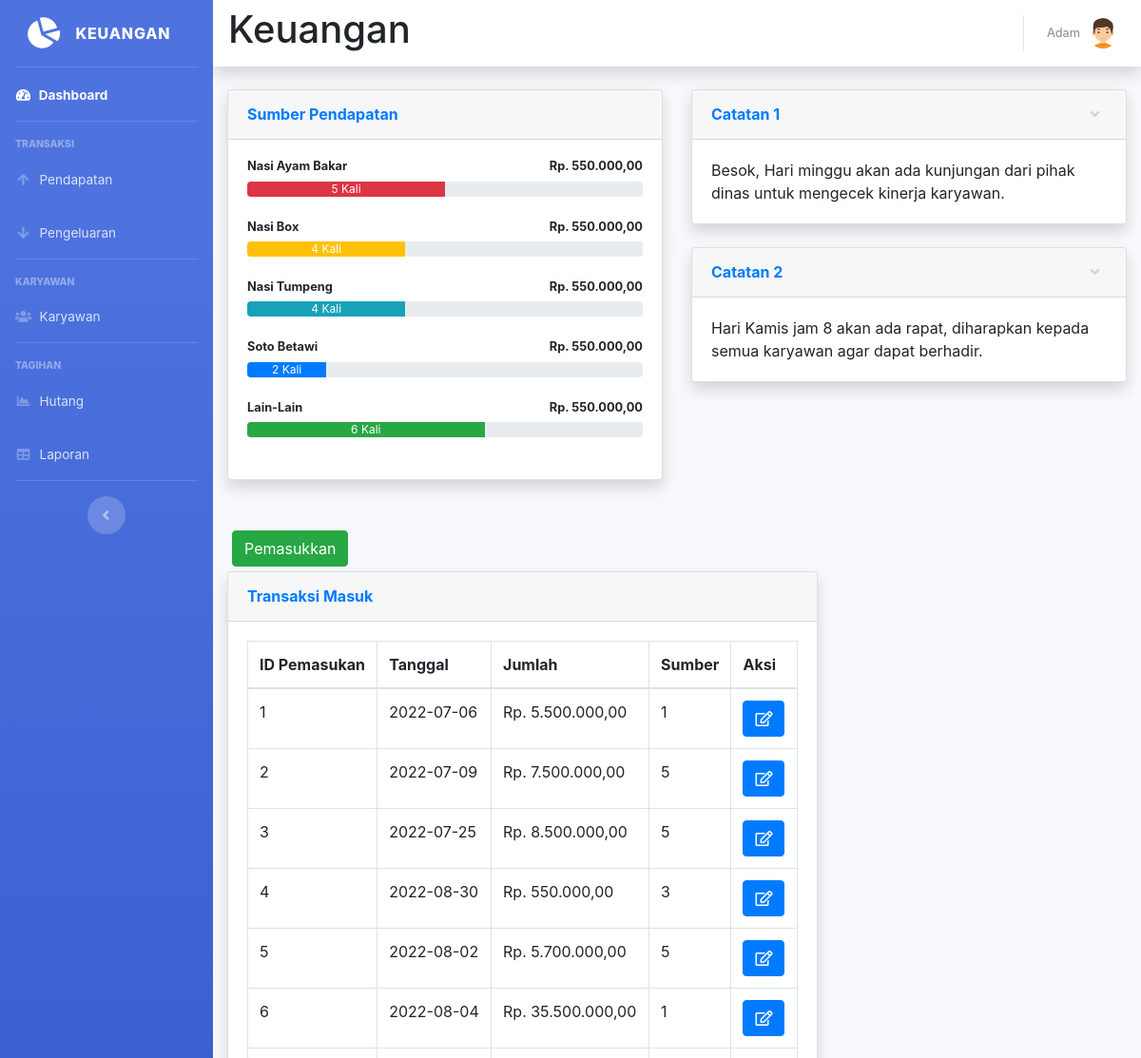
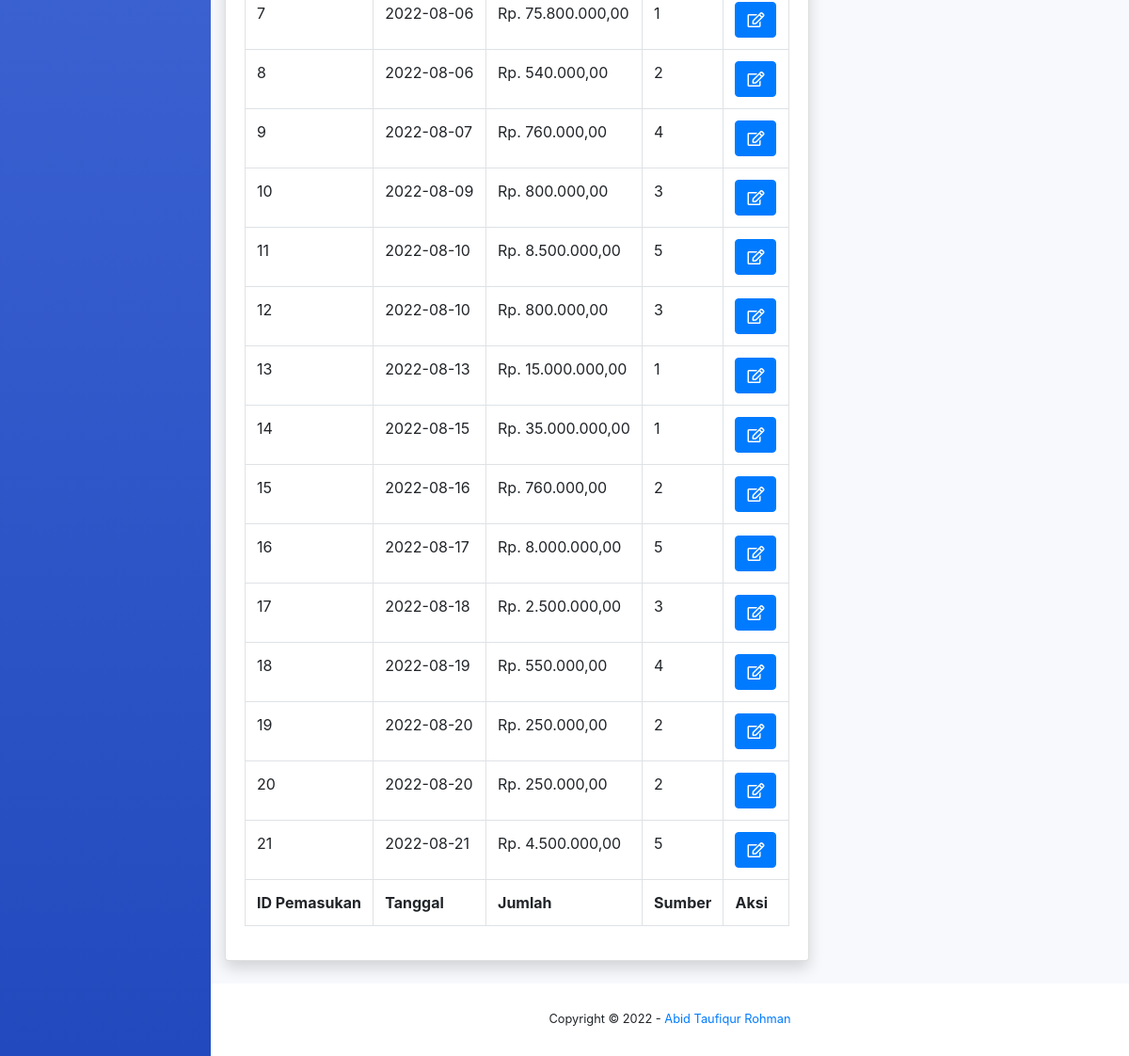
The page /pendapatan.php (signed in) on the database its author committed (2 pictures, top to bottom).
### tables this page shows
CREATE TABLE `sumber` (
  `id_sumber` int(11) NOT NULL,
  `nama` varchar(40) NOT NULL
);

CREATE TABLE `catatan` (
  `id_catatan` int(11) NOT NULL,
  `catatan` text NOT NULL
);

CREATE TABLE `pemasukan` (
  `id_pemasukan` int(11) NOT NULL,
  `tgl_pemasukan` date NOT NULL,
  `jumlah` int(11) NOT NULL,
  `id_sumber` int(11) NOT NULL
);

### pendapatan.php (the view, shortened to what this page needs)
<!DOCTYPE html>
<html lang="en">
<head>
  <link href="vendor/fontawesome-free/css/all.min.css" rel="stylesheet" type="text/css">
  <link href="css/sb-admin-2.min.css" rel="stylesheet">
</head>
<body id="page-top">
<?php
require 'koneksi.php';
require ('sidebar.php'); ?>
      <div id="content">
<?php require ('navbar.php'); ?>
        <div class="container-fluid">
          <div class="row">
            <div class="col-lg-6 mb-4">
              <div class="card shadow mb-4">
                <div class="card-header py-3">
                  <h6 class="m-0 font-weight-bold text-primary">Sumber Pendapatan</h6>
                </div>
                <div class="card-body">
				<?php
				$namasumber1 = mysqli_query($koneksi,"SELECT * FROM `sumber` where id_sumber= 1 ");
				$sumbern1= mysqli_fetch_assoc($namasumber1);
				$namasumber2 = mysqli_query($koneksi,"SELECT * FROM `sumber` where id_sumber= 2 ");
				$sumbern2= mysqli_fetch_assoc($namasumber2);
				$namasumber3 = mysqli_query($koneksi,"SELECT * FROM `sumber` where id_sumber= 3 ");
				$sumbern3= mysqli_fetch_assoc($namasumber3);
				$namasumber4 = mysqli_query($koneksi,"SELECT * FROM `sumber` where id_sumber= 4 ");
				$sumbern4= mysqli_fetch_assoc($namasumber4);
				$namasumber5 = mysqli_query($koneksi,"SELECT * FROM `sumber` where id_sumber= 5 ");
				$sumbern5= mysqli_fetch_assoc($namasumber5);
				$jumlahhasil1 = 0;
				$hasil1=mysqli_query($koneksi,"SELECT * FROM pemasukan where id_sumber = 4");
				while ($jumlah4=mysqli_fetch_array($hasil1)){
          $arrayhasil1 = array();
        $arrayhasil1[] = $value1;
        $arrayhasil1[] = $value2;
				$arrayhasil1[] = $jumlah4['jumlah'];
        $jumlahhasil1 = array_sum($arrayhasil1);
				}
				$jumlahhasil2 = 0;
				$hasil2=mysqli_query($koneksi,"SELECT * FROM pemasukan where id_sumber = 4");
				while ($jumlah4=mysqli_fetch_array($hasil2)){
          $arrayhasil2 = array();
        $arrayhasil2[] = $value1;
        $arrayhasil2[] = $value2;
				$arrayhasil2[] = $jumlah4['jumlah'];
        $jumlahhasil2 = array_sum($arrayhasil2);
				}
        $jumlahhasil3 = 0;
				$hasil3=mysqli_query($koneksi,"SELECT * FROM pemasukan where id_sumber = 4");
				while ($jumlah4=mysqli_fetch_array($hasil3)){
          $arrayhasil3 = array();
        $arrayhasil3[] = $value1;
        $arrayhasil3[] = $value2;
				$arrayhasil3[] = $jumlah4['jumlah'];
        $jumlahhasil3 = array_sum($arrayhasil3);
				}
        $jumlahhasil4 = 0;
				$hasil4=mysqli_query($koneksi,"SELECT * FROM pemasukan where id_sumber = 4");
				while ($jumlah4=mysqli_fetch_array($hasil4)){
          $arrayhasil4 = array();
        $arrayhasil4[] = $value1;
        $arrayhasil4[] = $value2;
				$arrayhasil4[] = $jumlah4['jumlah'];
        $jumlahhasil4 = array_sum($arrayhasil4);
				}
				$jumlahhasil5 = 0;
				$hasil5=mysqli_query($koneksi,"SELECT * FROM pemasukan where id_sumber = 4");
				while ($jumlah4=mysqli_fetch_array($hasil5)){
          $arrayhasil5 = array();
        $arrayhasil5[] = $value1;
        $arrayhasil5[] = $value2;
				$arrayhasil5[] = $jumlah4['jumlah'];
        $jumlahhasil5 = array_sum($arrayhasil5);
				}
				$sumber1 = mysqli_query($koneksi,"SELECT id_sumber FROM pemasukan where id_sumber ='1'");
				$sumber1text = mysqli_num_rows($sumber1);
				$sumber1 = mysqli_num_rows($sumber1);
				$sumber1 = $sumber1 * 10;
				$sumber2 = mysqli_query($koneksi,"SELECT id_sumber FROM pemasukan where id_sumber ='2'");
				$sumber2text = mysqli_num_rows($sumber2);
				$sumber2 = mysqli_num_rows($sumber2);
				$sumber2 = $sumber2 * 10;
				$sumber3 = mysqli_query($koneksi,"SELECT id_sumber FROM pemasukan where id_sumber ='3'");
				$sumber3text = mysqli_num_rows($sumber3);
				$sumber3 = mysqli_num_rows($sumber3);
				$sumber3 = $sumber3 * 10;
				$sumber4 = mysqli_query($koneksi,"SELECT id_sumber FROM pemasukan where id_sumber ='4'");
				$sumber4text = mysqli_num_rows($sumber4);
				$sumber4 = mysqli_num_rows($sumber4);
				$sumber4 = $sumber4 * 10;
				$sumber5 = mysqli_query($koneksi,"SELECT id_sumber FROM pemasukan where id_sumber ='5'");
				$sumber5text = mysqli_num_rows($sumber5);
				$sumber5 = mysqli_num_rows($sumber5);
				$sumber5 = $sumber5 * 10;
				echo '
                  <h4 class="small font-weight-bold">'.$sumbern1['nama'].'<span class="float-right">Rp. '.number_format($jumlahhasil1,2,',','.').'</span></h4>
                  <div class="progress mb-4">
                    <div class="progress-bar bg-danger" role="progressbar" style="width:'.$sumber1.'%" aria-valuenow="50" aria-valuemin="0" aria-valuemax="100">'.$sumber1text.' Kali</div>
                  </div>
				  <h4 class="small font-weight-bold">'.$sumbern2['nama'].'<span class="float-right">Rp. '.number_format($jumlahhasil2,2,',','.').'</span></h4>
                  <div class="progress mb-4">
                    <div class="progress-bar bg-warning" role="progressbar" style="width:'.$sumber2.'%" aria-valuenow="50" aria-valuemin="0" aria-valuemax="100">'.$sumber2text.' Kali</div>
                  </div>
				  <h4 class="small font-weight-bold">'.$sumbern3['nama'].'<span class="float-right">Rp. '.number_format($jumlahhasil3,2,',','.').'</span></h4>
                  <div class="progress mb-4">
                    <div class="progress-bar bg-info" role="progressbar" style="width:'.$sumber3.'%" aria-valuenow="50" aria-valuemin="0" aria-valuemax="100">'.$sumber3text.' Kali</div>
                  </div>
				  <h4 class="small font-weight-bold">'.$sumbern4['nama'].'<span class="float-right">Rp. '.number_format($jumlahhasil4,2,',','.').'</span></h4>
                  <div class="progress mb-4">
                    <div class="progress-bar bg-primary" role="progressbar" style="width:'.$sumber4.'%" aria-valuenow="50" aria-valuemin="0" aria-valuemax="100">'.$sumber4text.' Kali</div>
                  </div>
				  <h4 class="small font-weight-bold">'.$sumbern5['nama'].'<span class="float-right">Rp. '.number_format($jumlahhasil5,2,',','.').'</span></h4>
                  <div class="progress mb-4">
                    <div class="progress-bar bg-success" role="progressbar" style="width:'.$sumber5.'%" aria-valuenow="50" aria-valuemin="0" aria-valuemax="100">'.$sumber5text.' Kali</div>
                  </div>';
				  ?>
                </div>
              </div>
			  </div>
			              <div class="col-lg-6">
              <div class="card shadow mb-4">
                <a href="#collapseCardExample" class="d-block card-header py-3" data-toggle="collapse" role="button" aria-expanded="true" aria-controls="collapseCardExample">
                  <h6 class="m-0 font-weight-bold text-primary">Catatan 1</h6>
                </a>
                <div class="collapse show" id="collapseCardExample">
                  <div class="card-body">
				  <?php $catatan1 = mysqli_query($koneksi, "SELECT catatan FROM catatan where id_catatan= 1");
                  $catatan1 = mysqli_fetch_array($catatan1);
				  echo $catatan1['catatan'];
				  ?>
				  </div>
                </div>
              </div>
			                <div class="card shadow mb-4">
                <a href="#collapseCardExample1" class="d-block card-header py-3" data-toggle="collapse" role="button" aria-expanded="true" aria-controls="collapseCardExample1">
                  <h6 class="m-0 font-weight-bold text-primary">Catatan 2</h6>
                </a>
                <div class="collapse show" id="collapseCardExample1">
                  <div class="card-body">
                  <?php $catatan2 = mysqli_query($koneksi, "SELECT * FROM catatan where id_catatan= 2");
                  $catatan2 = mysqli_fetch_array($catatan2);
				  echo $catatan2['catatan'];
				  ?></div>
                </div>
              </div>
			  </div>
					   <div class="col-xl-8 col-lg-7">
<button type="button" class="btn btn-success" style="margin:5px" data-toggle="modal" data-target="#myModalBuyer">Pemasukkan</button>
          <div class="card shadow mb-4">
            <div class="card-header py-3">
              <h6 class="m-0 font-weight-bold text-primary">Transaksi Masuk</h6>
            </div>
            <div class="card-body">
              <div class="table-responsive">
               <table class="table table-bordered" id="dataTable" width="100%" cellspacing="0">
                  <thead>
                    <tr>
                      <th>ID Pemasukan</th>
                      <th>Tanggal</th>
                      <th>Jumlah</th>
                      <th>Sumber</th>
					  <th>Aksi</th>
                    </tr>
                  </thead>
                  <tfoot>
                    <tr>
                      <th>ID Pemasukan</th>
                      <th>Tanggal</th>
                      <th>Jumlah</th>
                      <th>Sumber</th>
                      <th>Aksi</th>
                    </tr>
                  </tfoot>
                  <tbody>
				  <?php
$query = mysqli_query($koneksi,"SELECT * FROM pemasukan");
while ($data = mysqli_fetch_assoc($query))
{
?>
                    <tr>
                      <td><?=$data['id_pemasukan']?></td>
                      <td><?=$data['tgl_pemasukan']?></td>
                      <td>Rp. <?=number_format($data['jumlah'],2,',','.');?></td>
                      <td><?=$data['id_sumber']?></td>
					  <td>
<a href="#" type="button" class=" fa fa-edit btn btn-primary btn-md" data-toggle="modal" data-target="#myModal<?php echo $data['id_pemasukan']; ?>"></a>
</td>
</tr>
  </div>
  </div>
  </div>
<?php
}
?>
<?php require 'footer.php'?>
<link href="https://maxcdn.bootstrapcdn.com/bootstrap/4.5.2/css/bootstrap.min.css" rel="stylesheet">
</body>
</html>

### sidebar.php
<div id="wrapper">
  <ul class="navbar-nav bg-gradient-primary sidebar sidebar-dark accordion" id="accordionSidebar">
    <a class="sidebar-brand d-flex align-items-center justify-content-center" href="index.php">
      <div class="sidebar-brand-icon rotate-n-15">
        <i class="fas fa-chart-pie"></i>
      </div>
      <div class="sidebar-brand-text mx-3">Keuangan</div>
    </a>
    <hr class="sidebar-divider my-0">
    <li class="nav-item active">
      <a class="nav-link" href="index.php">
        <i class="fas fa-fw fa-tachometer-alt"></i>
        <span>Dashboard</span></a>
    </li>
    <hr class="sidebar-divider">
    <div class="sidebar-heading">
      Transaksi
    </div>
    <li class="nav-item">
      <a class="nav-link collapsed" href="pendapatan.php">
        <i class="fas fa-fw fa-arrow-up"></i>
        <span>Pendapatan</span>
      </a>
    </li>
    <li class="nav-item">
      <a class="nav-link collapsed" href="pengeluaran.php" >
        <i class="fas fa-fw fa-arrow-down"></i>
        <span>Pengeluaran</span>
      </a>
    </li>
    <hr class="sidebar-divider">
    <div class="sidebar-heading">
      Karyawan
    </div>
    <li class="nav-item">
      <a class="nav-link collapsed" href="karyawan.php">
        <i class="fas fa-fw fa-users"></i>
        <span>Karyawan</span>
      </a>
    </li>
    <hr class="sidebar-divider">
    <div class="sidebar-heading">
      Tagihan
    </div>
    <li class="nav-item">
      <a class="nav-link" href="hutang.php">
        <i class="fas fa-fw fa-chart-area"></i>
        <span>Hutang</span></a>
    </li>
    <li class="nav-item">
      <a class="nav-link" href="laporan.php">
        <i class="fas fa-fw fa-table"></i>
        <span>Laporan</span></a>
    </li>
    <hr class="sidebar-divider d-none d-md-block">
    <div class="text-center d-none d-md-inline">
      <button class="rounded-circle border-0" id="sidebarToggle"></button>
    </div>
  </ul>
  <div id="content-wrapper" class="d-flex flex-column">

### navbar.php (shortened to what this page needs)
        <nav class="navbar navbar-expand navbar-light bg-white topbar mb-4 static-top shadow">
		<h1>Keuangan</h1>
<?php require 'user.php'; ?>
        </nav>

### user.php (shortened to what this page needs)
<ul class="navbar-nav ml-auto">
  <li class="nav-item dropdown no-arrow">
    <a class="nav-link dropdown-toggle" href="#" id="userDropdown" role="button" data-toggle="dropdown" aria-haspopup="true" aria-expanded="false">
      <span class="mr-2 d-none d-lg-inline text-gray-600 small"><?=$_SESSION['nama']?></span>
      <img class="img-profile rounded-circle" src="img/boy(2).png">
    </a>
  </li>
</ul>

### footer.php
<footer class="sticky-footer bg-white">
  <div class="container my-auto">
    <div class="copyright text-center my-auto">
      <span>Copyright &copy; 2022 - <a href='https://sharecodingan.blogspot.com/' title='sharecodingan.blogspot.com' target='_blank'>Abid Taufiqur Rohman</a>
      </span>
    </div>
  </div>
</footer>

### rows shown on the page
sumber: nama "Nasi Ayam Bakar"
sumber: nama "Nasi Box"
sumber: nama "Nasi Tumpeng"
sumber: nama "Soto Betawi"
sumber: nama "Lain-Lain"
catatan: catatan "Besok, Hari minggu akan ada kunjungan dari pihak dinas untuk mengecek kinerja karyawan."
catatan: catatan "Hari Kamis jam 8 akan ada rapat, diharapkan kepada semua karyawan agar dapat berhadir."
pemasukan: id_pemasukan "1", tgl_pemasukan "2022-07-06", jumlah "5.500.000,00", id_sumber "1"
pemasukan: id_pemasukan "2", tgl_pemasukan "2022-07-09", jumlah "7.500.000,00", id_sumber "5"
pemasukan: id_pemasukan "3", tgl_pemasukan "2022-07-25", jumlah "8.500.000,00", id_sumber "5"
pemasukan: id_pemasukan "4", tgl_pemasukan "2022-08-30", jumlah "550.000,00", id_sumber "3"
pemasukan: id_pemasukan "5", tgl_pemasukan "2022-08-02", jumlah "5.700.000,00", id_sumber "5"
pemasukan: id_pemasukan "6", tgl_pemasukan "2022-08-04", jumlah "35.500.000,00", id_sumber "1"
pemasukan: id_pemasukan "7", tgl_pemasukan "2022-08-06", jumlah "75.800.000,00", id_sumber "1"
pemasukan: id_pemasukan "8", tgl_pemasukan "2022-08-06", jumlah "540.000,00", id_sumber "2"
pemasukan: id_pemasukan "9", tgl_pemasukan "2022-08-07", jumlah "760.000,00", id_sumber "4"
pemasukan: id_pemasukan "10", tgl_pemasukan "2022-08-09", jumlah "800.000,00", id_sumber "3"
pemasukan: id_pemasukan "11", tgl_pemasukan "2022-08-10", jumlah "8.500.000,00", id_sumber "5"
pemasukan: id_pemasukan "12", tgl_pemasukan "2022-08-10", jumlah "800.000,00", id_sumber "3"
pemasukan: id_pemasukan "13", tgl_pemasukan "2022-08-13", jumlah "15.000.000,00", id_sumber "1"
pemasukan: id_pemasukan "14", tgl_pemasukan "2022-08-15", jumlah "35.000.000,00", id_sumber "1"
pemasukan: id_pemasukan "15", tgl_pemasukan "2022-08-16", jumlah "760.000,00", id_sumber "2"
pemasukan: id_pemasukan "16", tgl_pemasukan "2022-08-17", jumlah "8.000.000,00", id_sumber "5"
pemasukan: id_pemasukan "17", tgl_pemasukan "2022-08-18", jumlah "2.500.000,00", id_sumber "3"
pemasukan: id_pemasukan "18", tgl_pemasukan "2022-08-19", jumlah "550.000,00", id_sumber "4"
pemasukan: id_pemasukan "19", tgl_pemasukan "2022-08-20", jumlah "250.000,00", id_sumber "2"
pemasukan: id_pemasukan "20", tgl_pemasukan "2022-08-20", jumlah "250.000,00", id_sumber "2"
pemasukan: id_pemasukan "21", tgl_pemasukan "2022-08-21", jumlah "4.500.000,00", id_sumber "5"

### other values the page prints
$_SESSION['nama'] "Adam"
$jumlahhasil1 "550.000,00"
$sumber1text "5"
$jumlahhasil2 "550.000,00"
$sumber2text "4"
$jumlahhasil3 "550.000,00"
$sumber3text "4"
$jumlahhasil4 "550.000,00"
$sumber4text "2"
$jumlahhasil5 "550.000,00"
$sumber5text "6"
